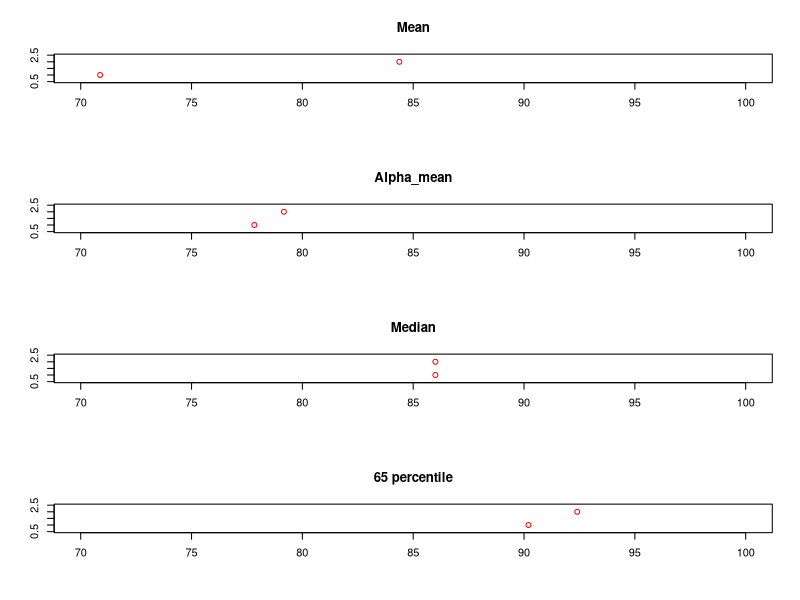

The R script that drew this image:
#q.2
par(mfrow = c(1,1))
v = c(100 ,84,88 ,96 ,0 ,69 ,38 ,92)
#q.2.1
v_mean = mean(v)
v_mean
#q.2.2
mean_alpha_cut <- function(v, alpha){
  n = length(v)
  cut_per_side = floor(alpha*n)
  sorted_v = sort(v)
  m = mean((sorted_v[(1+cut_per_side):(length(v)-cut_per_side)]))
  return(m)
}
v_alpha_mean = mean_alpha_cut(v,0.2)
#q.2.3
v_median = median(v)
#q.2.4
v_65_percentile = quantile(v,0.65)
v_65_percentile



#q.2.2
new_v = c(100 ,84,88 ,96 ,0 ,69 ,38 ,200)
new_v_mean = mean(new_v)
new_v_mean
new_v_alpha_mean = mean_alpha_cut(new_v,0.2)
new_v_median = median(new_v)
new_v_65_percentile = quantile(new_v,0.65)
new_v_65_percentile


par(mfrow = c(4,1))
plot(c(v_mean, new_v_mean),c(1,2), xlim = c(70,100), 
     ylim=c(0.5,2.5) ,col="red", main = "Mean", xlab ="", ylab = "")
plot(c(v_alpha_mean, new_v_alpha_mean), xlim = c(70,100), 
     c(1,2),ylim =c(0.5,2.5), col="red", main = "Alpha_mean", xlab ="", ylab = "")
plot(c(v_median, new_v_median),c(1,2),xlim = c(70,100),
     ylim =c(0.5,2.5), col="red", main = "Median", xlab ="", ylab = "")
plot(c(v_65_percentile, new_v_65_percentile),c(1,2), 
     xlim = c(70,100), ylim =c(0.5,2.5), col="red", 
     main = "65 percentile", xlab ="", ylab = "")
# From the following graphs we can inspect the sensitivity 
# of each summary statistic.
# the Mean has changed the most - very small or large values 
# in some observations can lead to major changes.
# the alpha_mean has changed a bit - as we were expected - 
# after we added the 200 value, the value that was in the previous 
# (1-alpha)*n place took part in the new mean. 
# that caused the mean to increase from the previous vector.
# this kind of summary statistic gives us good results, and has Robustness as we
# would like to. 
# because the length of the vector is 8, the median is the mean of 84 and 88,
# which were not changed between the two observations.
# on the other hand, the 65_percentile is the weighted average of the 6_th and 
# 7_th place according to their sorted indexes distance from the 65%. 
# the value in the 7_th got increased, therefore the 65_percentile got increased.
# even though the change was not that big, this summary statistic has great
# sensitivity to the distance between following observations 
# in the order statistic .  

